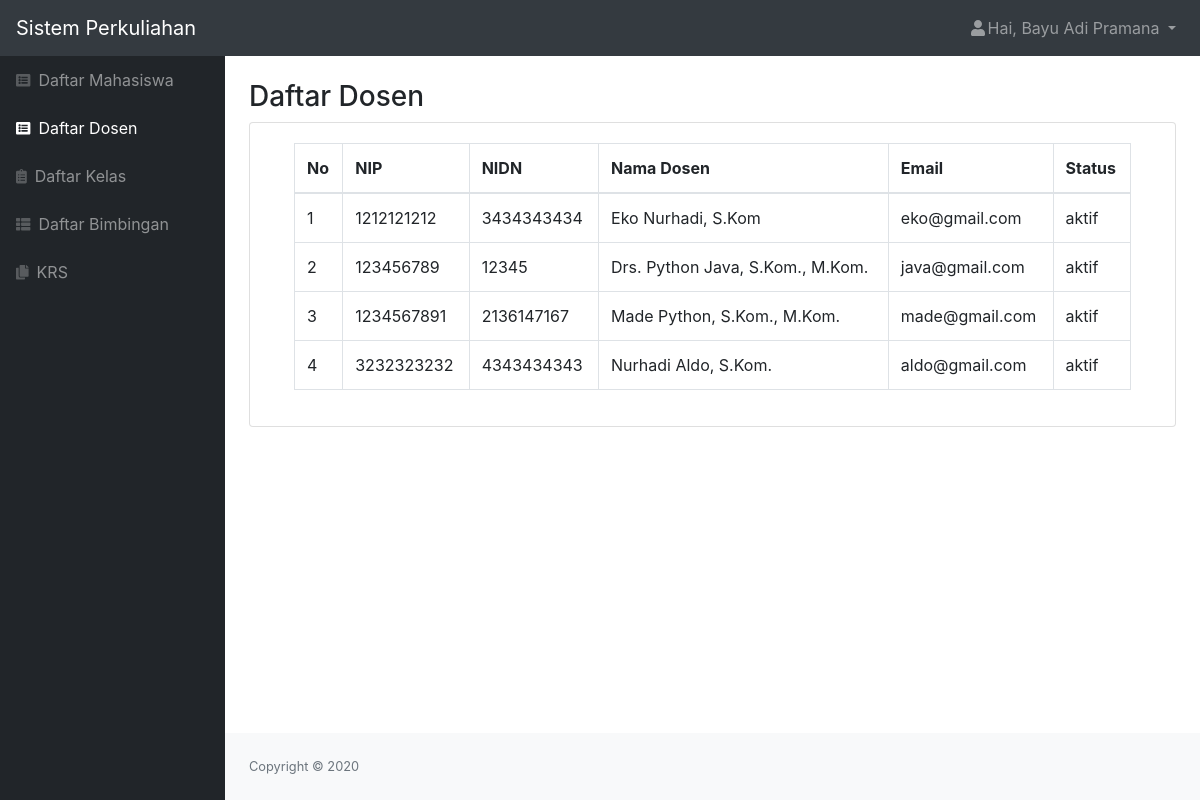
Screenshot of /php/dosen.php (signed in) with the database file from the repository.
### tables this page shows
CREATE TABLE `dosen` (
  `id_dosen` int(11) NOT NULL,
  `role` char(1) NOT NULL,
  `nip` varchar(25) NOT NULL,
  `nidn` char(10) NOT NULL,
  `nama` varchar(50) NOT NULL,
  `email` varchar(50) NOT NULL,
  `alamat` varchar(50) NOT NULL,
  `tanggal_lahir` date NOT NULL,
  `status` varchar(20) NOT NULL,
  `password` varchar(300) NOT NULL
);

### php/dosen.php (the view, shortened to what this page needs)
<?php
    include "function.php";
    $queryDosen = mysqli_query($koneksi, "SELECT * FROM dosen ORDER BY nip asc");
    $nama = $_SESSION['nama'];
    $role = $_SESSION['role'];
?>
<!DOCTYPE html>
<html lang="en">
    <head>
        <link href="../css/styles.css" rel="stylesheet" />
        <link href="https://cdn.datatables.net/1.10.20/css/dataTables.bootstrap4.min.css" rel="stylesheet" />
    </head>
    <body class="sb-nav-fixed">
        <nav class="sb-topnav navbar navbar-expand navbar-dark bg-dark">
            <a class="navbar-brand" href="index.html">Sistem Perkuliahan</a>
            <ul class="navbar-nav ml-auto">
                <li class="nav-item dropdown">
                    <a class="nav-link dropdown-toggle" id="userDropdown" href="#" role="button" data-toggle="dropdown" aria-haspopup="true" aria-expanded="false"><i class="fas fa-user fa-fw"></i>Hai, <?= $nama; ?> </a>
                </li>
            </ul>
        </nav>
        <div id="layoutSidenav">
            <div id="layoutSidenav_nav">
                <nav class="sb-sidenav accordion sb-sidenav-dark" id="sidenavAccordion">
                    <div class="sb-sidenav-menu">
                        <div class="nav">
                            <a class="nav-link" href="mahasiswa.php"
                                ><div class="sb-nav-link-icon"><i class="fas fa-list-alt"></i></div>
                                Daftar Mahasiswa</a
                            >
                            <a class="nav-link active" href="dosen.php"
                                ><div class="sb-nav-link-icon"><i class="fas fa-list-alt"></i></div>
                                Daftar Dosen</a
                            >
                            <a class="nav-link" href="kelas.php"
                                ><div class="sb-nav-link-icon"><i class="fas fa-clipboard-list"></i></div>
                                Daftar Kelas</a
                            >
                            <a class="nav-link" href="bimbingan.php"
                                ><div class="sb-nav-link-icon"><i class="fas fa-th-list"></i></div>
                                Daftar Bimbingan</a
                            >
                            <?php if($role == "1") { ?>
                            <a class="nav-link" href="krs.php"
                                ><div class="sb-nav-link-icon"><i class="fas fa-copy"></i></div>
                                KRS</a>
                            <?php } ?>
                        </div>
                    </div>
                </nav>
            </div>
            <div id="layoutSidenav_content">
                <main>
                    <div class="container-fluid">
                        <h3 class="mt-4">Daftar Dosen</h3>
                        <div class="card mb-4">
                            <div class="card-body">
                                <div class="table-responsive">
                                    <div class="container">
                                        <table class="table table-bordered" id="dataTable" width="100%" cellspacing="0">
                                            <thead>
                                                <tr>
                                                    <th>No</th>
                                                    <th>NIP</th>
                                                    <th>NIDN</th>
                                                    <th>Nama Dosen</th>
                                                    <th>Email</th>
                                                    <th>Status</th>
                                                </tr>
                                            </thead>
                                            <?php $i=1;
                                            foreach ($queryDosen as $data) : ?>
                                                <tr>
                                                    <td><?= $i++; ?></td>
                                                    <td><?= $data['nip']; ?></td>
                                                    <td><?= $data['nidn']; ?></td>
                                                    <td><?= $data['nama']; ?></td>
                                                    <td><?= $data['email']; ?></td>
                                                    <td><?= $data['status']; ?></td>
                                                </tr>
                                                    <?php endforeach; ?>
                                        </table>
                                    </div>
                                </div>
                            </div>
                        </div>
                    </div>
                </main>
                <?php include "footer.php" ?>
            </div>
        </div>
    </body>
</html>

### rows the page displays
dosen: nip "1212121212", nidn "3434343434", nama "Eko Nurhadi, S.Kom", email "eko@gmail.com", status "aktif"
dosen: nip "123456789", nidn "12345", nama "Drs. Python Java, S.Kom., M.Kom.", email "java@gmail.com", status "aktif"
dosen: nip "1234567891", nidn "2136147167", nama "Made Python, S.Kom., M.Kom.", email "made@gmail.com", status "aktif"
dosen: nip "3232323232", nidn "4343434343", nama "Nurhadi Aldo, S.Kom.", email "aldo@gmail.com", status "aktif"

### other values shown
$nama "Bayu Adi Pramana"
